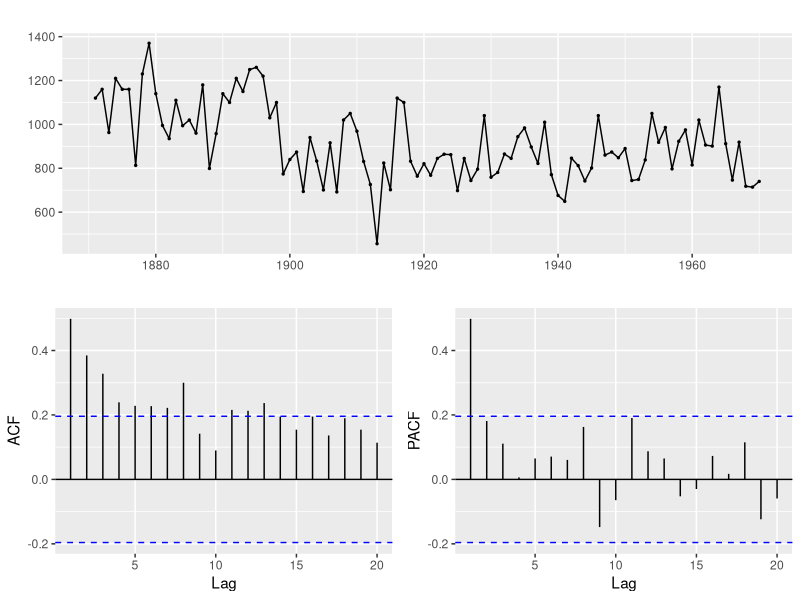
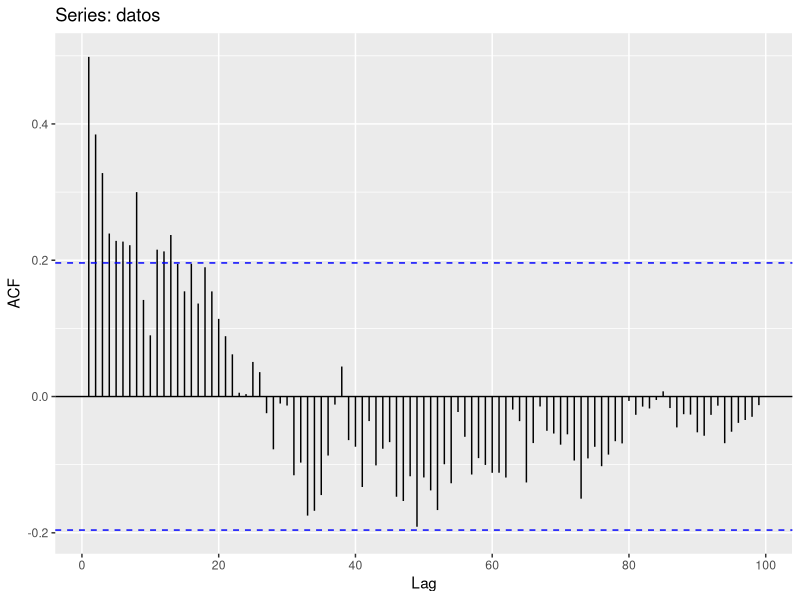
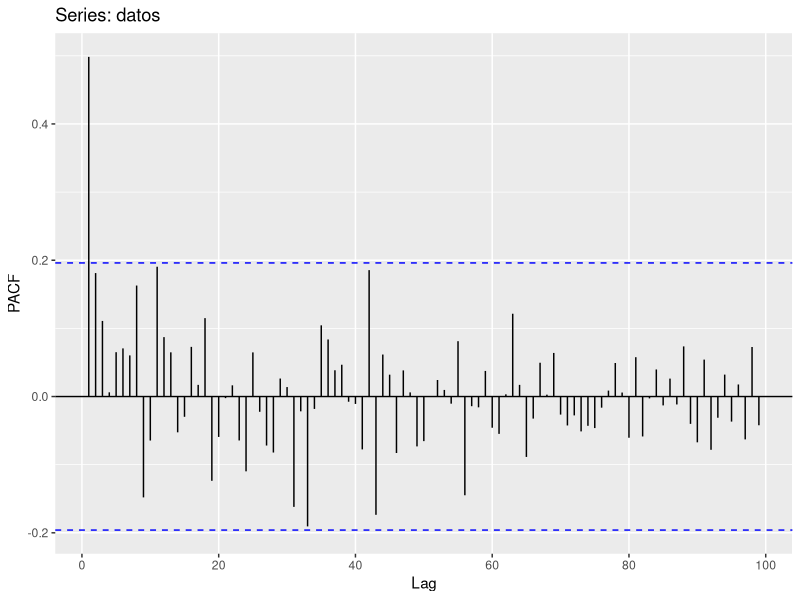
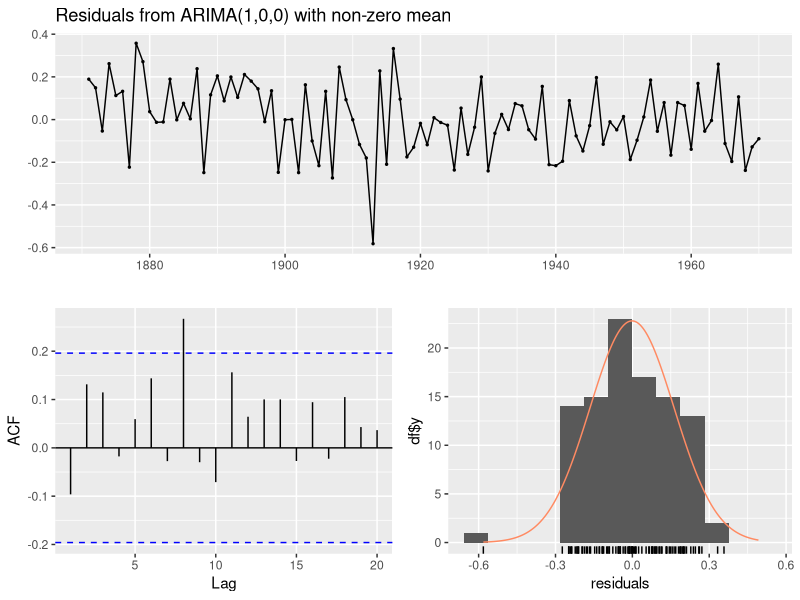
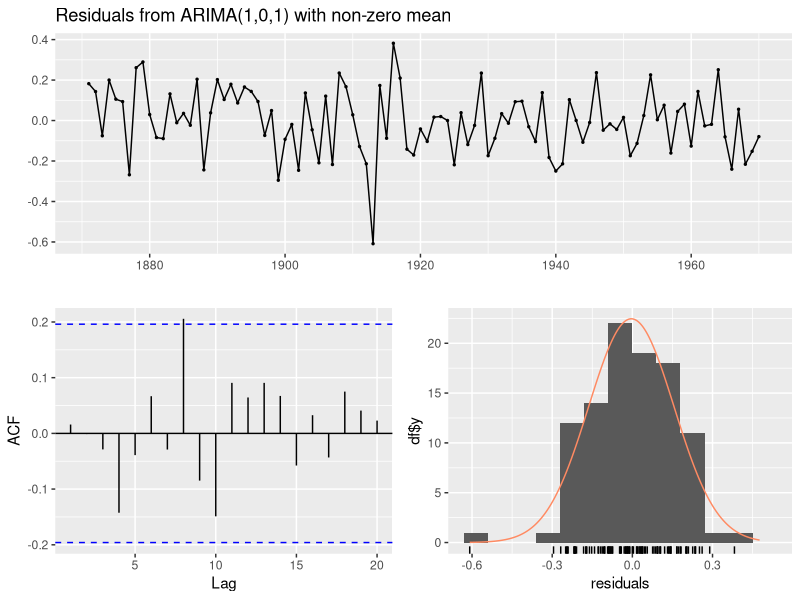
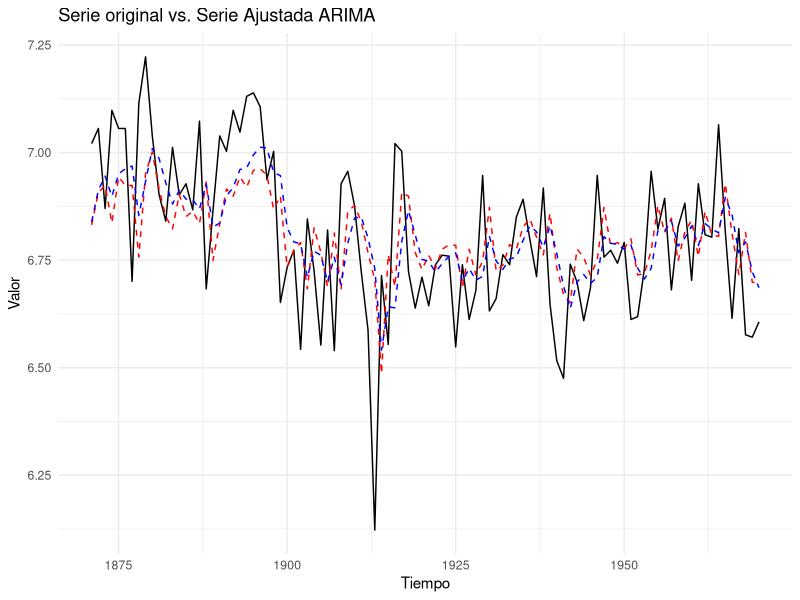
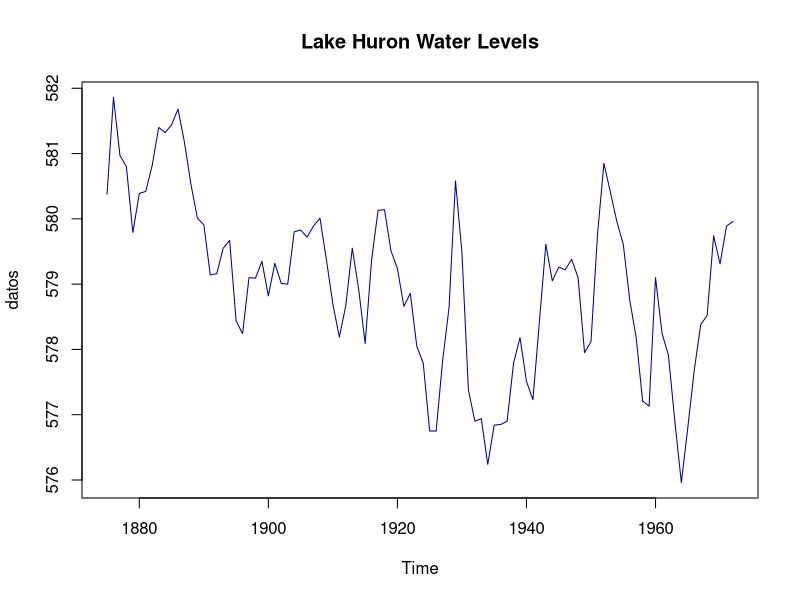
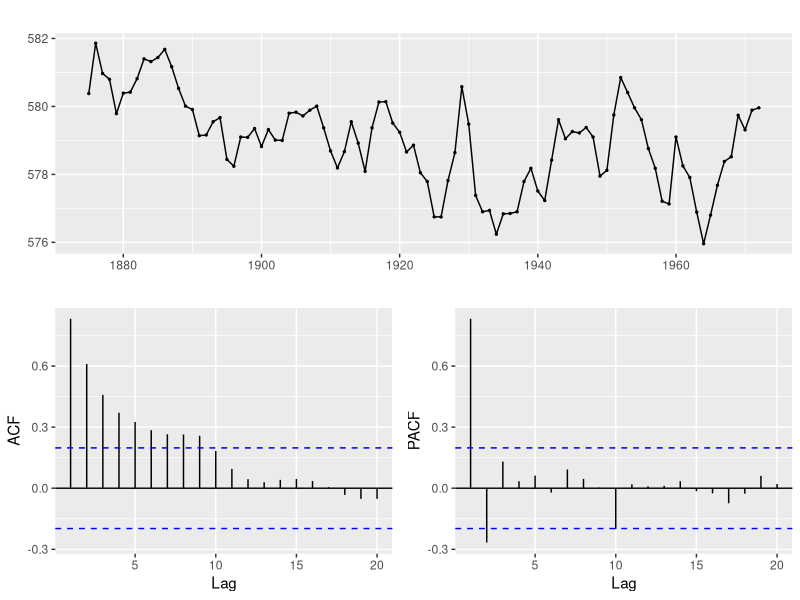

Here is the R script that generated these plots, in order: (Note: this script raises an error after producing the figures.)
library(forecast)
library(tseries)
library(ggplot2)
library(ggfortify)
library(quantmod)
library(caTools)
library(Metrics)
library(tidyverse)

###Rio Nilo
data("Nile")

datos<-Nile

x11()
ggtsdisplay(datos)

##ACF
x11()

ggAcf(datos, lag=101)

##PACF

x11()
ggPacf(datos, lag=101)


datos<-log(datos)

###Necesito diferenciar?

adf.test(log(datos))


#| #Model         | ACF                                              | PACF pattern                                     | Interpretation           |
# | ------------- | ------------------------------------------------| ----------------------- -------------------------| ------------------------ |
# | **AR(p)**     | Decaimiento gradual expo y/o forma sinudal      | Correlaciones significativas hasta el lag  *p*   | (PACF) se corta el lag hasta el p→ orden p |
# | **MA(q)**     | Correlaciones significativas hasta el lag *q*   | Decaimiento gradual expo y/o forma sinudal            | (ACF) se corta el lag q → orden q  |
# | **ARMA(p,q)** | Se observan decaimineto gradualmente           |  Se observan decaimiento gradualmente            | Mixed process            |



##Ajustamos el modelo

fit_RN <- arima(datos, order = c(1,0,0))
summary(fit_RN)
checkresiduals(fit_RN)


fit_RN_1 <- arima(datos, order = c(1,0,1))
summary(fit_RN_1)
x11()
checkresiduals(fit_RN_1)

###Graficamos para ver si nuestra serie se parece

x11()
autoplot(datos, series = "Serie original") +
  autolayer(fitted(fit_RN), series = "ARIMA ajustado", linetype = "dashed", color = "red") +
  autolayer(fitted(fit_RN_1), series = "ARIMA ajustado", linetype = "dashed", color = "blue") +
  ggtitle("Serie original vs. Serie Ajustada ARIMA") +
  ylab("Valor") + xlab("Tiempo") +
  theme_minimal()

###Checar

###Lago Huron

data("LakeHuron")

datos<-LakeHuron

x11()
plot(datos, main = "Lake Huron Water Levels", col = "darkblue")

###
x11()
ggtsdisplay(datos)



##ACF
x11()

ggAcf(datos, lag=101)

##PACF

x11()
ggPacf(datos, lag=101)



###Necesito diferenciar?

adf.test(datos)



###
datos_dif<-diff(datos)

x11()
ggtsdisplay(datos_dif)


adf.test(datos_dif)

##Ajustamos el modelo

fit_LH <- arima(datos_dif, order = c(2,0,1))
summary(fit_LH)
checkresiduals(fit_LH)


###Graficamos para ver si nuestra serie se parece

x11()
autoplot(datos_dif, series = "Serie original") +
  autolayer(fitted(fit_LH), series = "ARIMA ajustado", linetype = "dashed", color = "red") +
  ggtitle("Serie original vs. Serie Ajustada ARIMA") +
  ylab("Valor") + xlab("Tiempo") +
  theme_minimal()





###Jhonson


data("JohnsonJohnson")

datos<-JohnsonJohnson

plot(JohnsonJohnson, main = "Johnson & Johnson", col = "purple")



###
x11()
ggtsdisplay(datos)



##ACF
x11()

ggAcf(datos, lag=101)

##PACF

x11()
ggPacf(datos, lag=101)



###Necesito diferenciar?

adf.test(datos)



###Realmente necesito diferenciar?


adf.test(log(datos))



x11()
ggtsdisplay(log(datos))


x11()
plot(decompose(log(datos)))

datos_dif_2<-diff(datos, lag = 2)

adf.test(datos_dif_2)

x11()
ggtsdisplay(datos_dif_2)

checkresiduals(datos_dif_2)




##Ajustamos el modelo

fit_JJ <- arima(datos_dif_2, order = c(3,0,1))
summary(fit_JJ)
checkresiduals(fit_JJ)


fit_JJ_1 <- arima(log(datos), order = c(0,0,1))
summary(fit_JJ_1)
checkresiduals(fit_JJ_1)

###Graficamos para ver si nuestra serie se parece

x11()
autoplot(log(datos), series = "Serie original") +
  autolayer(fitted(fit_JJ_1), series = "ARIMA ajustado", linetype = "dashed", color = "blue")+
  autolayer(fitted(fit_JJ), series = "ARIMA ajustado", linetype = "dashed", color = "red") +
  ggtitle("Serie original vs. Serie Ajustada ARIMA") +
  ylab("Valor") + xlab("Tiempo") +
  theme_minimal()
